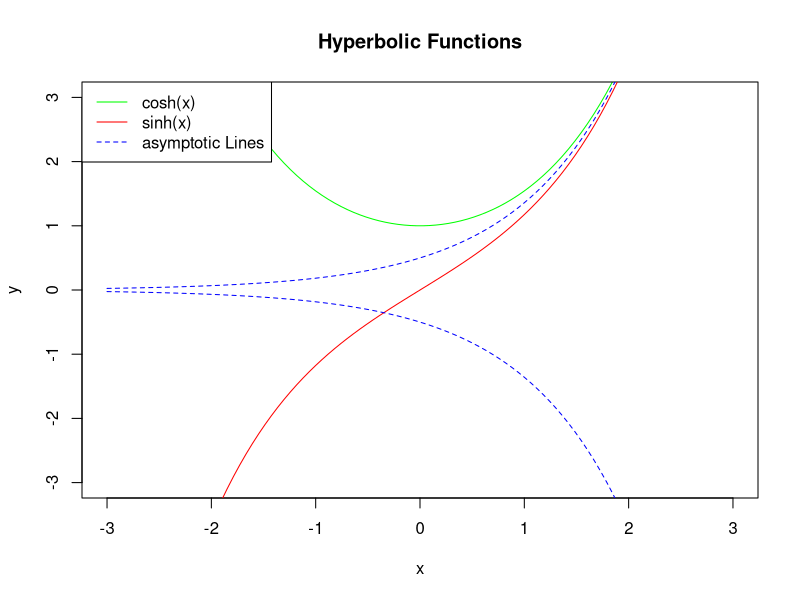

Here is the R script that generated this plot:
# Define the range of x values
x_values <- seq(-3, 3, length.out = 100)

# Calculate y values for cosh(x) and sinh(x)
y_cosh <- cosh(x_values)
y_sinh <- sinh(x_values)

# Calculate asymptotic lines
asymptotic_upper <- exp(x_values)/2
asymptotic_lower <- -exp(x_values)/2

# Plot the functions
plot(x_values, y_cosh, type = "l", col = "green", ylab = "y", xlab = "x", ylim = c(-3, 3))
lines(x_values, y_sinh, col = "red")

# Add asymptotic lines
lines(x_values, asymptotic_upper, col = "blue", lty = 2)
lines(x_values, asymptotic_lower, col = "blue", lty = 2)

# Add title
title("Hyperbolic Functions")

# Add legend
legend("topleft", legend = c("cosh(x)", "sinh(x)", "asymptotic Lines"), 
       col = c("green", "red", "blue"), lty = c(1, 1, 2))

